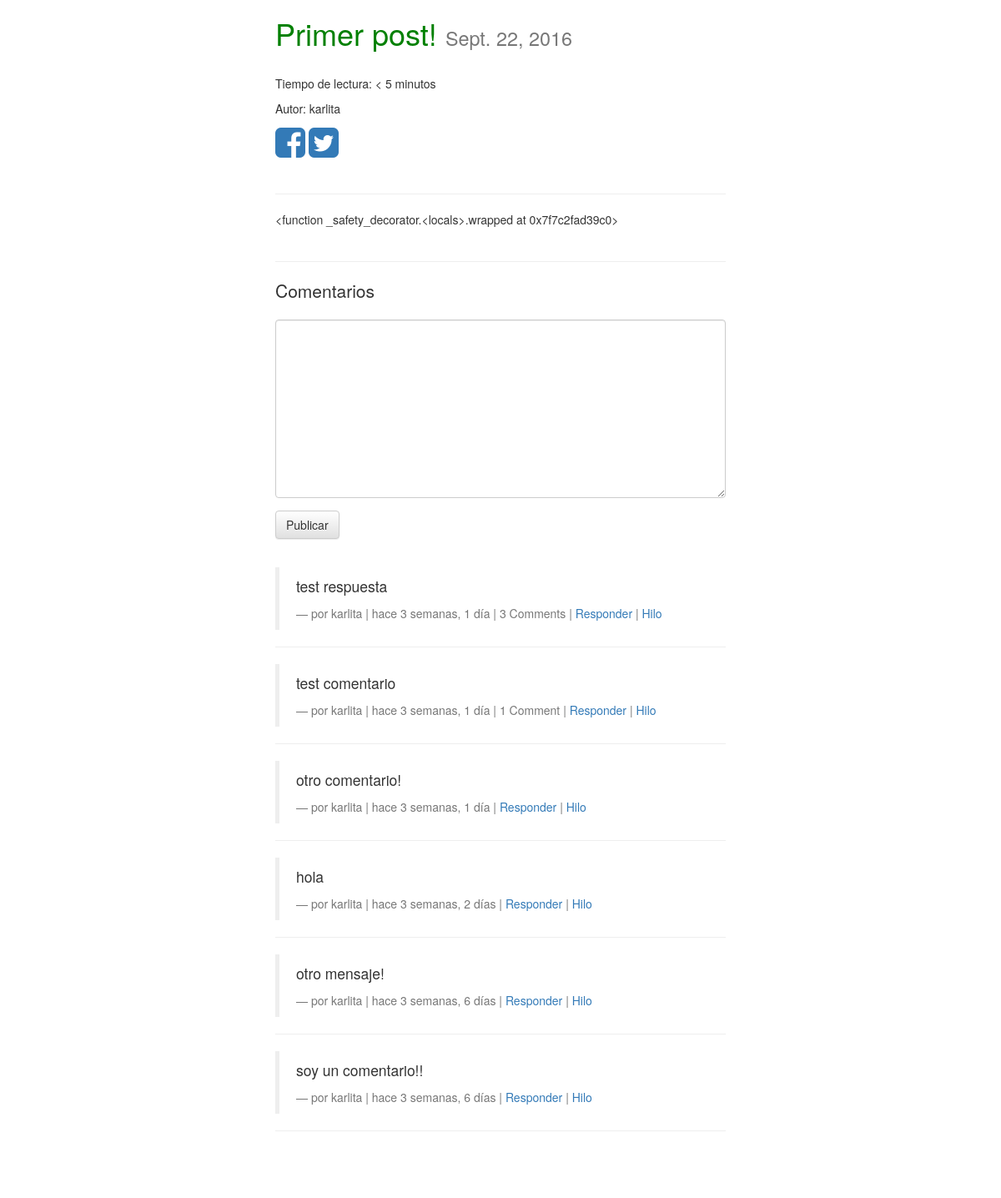
The app's page /posts/primer-post/, older data.
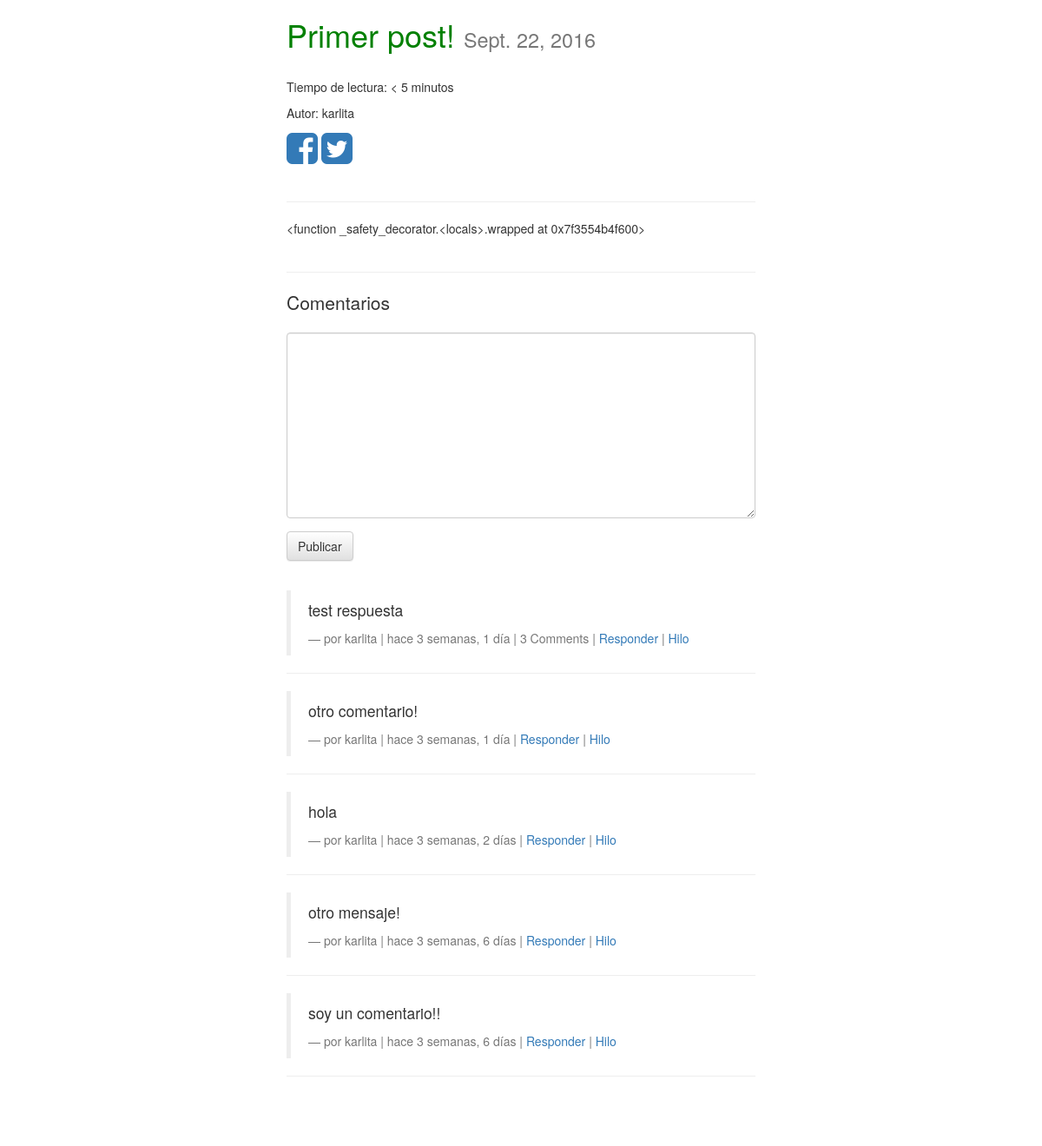
The same page, newer data.
### posts/models.py (models this page shows, shortened)
class Post(models.Model):
	user = models.ForeignKey(settings.AUTH_USER_MODEL, default=1)
	titulo = models.CharField(max_length=150)
	slug = models.SlugField(unique=True)
	imagen = models.ImageField(upload_to=upload_location,
			null=True,
			blank=True,
			height_field="height_field",
			width_field="width_field")
	height_field = models.IntegerField(default=0)
	width_field = models.IntegerField(default=0)
	contenido = models.TextField()
	draft = models.BooleanField(default=False)
	publish = models.DateField(auto_now=False, auto_now_add=False)
	read_time = models.IntegerField(default=0)
	timestamp = models.DateTimeField(auto_now_add=True, auto_now=False)
	actualizado = models.DateTimeField(auto_now_add=False, auto_now=True)
	objects = PostManager()
	class Meta:
		ordering = ["-timestamp", "-actualizado"]
	def get_markdown(self):
		contenido = self.contenido
		markdown_text = markdown(contenido)
		return mark_safe(markdown_text)
	@property
	def comments(self):
		instance = self
		qs = Comment.objects.filter_by_instance(instance)
		return qs
	@property
	def get_content_type(self):
		instance = self
		content_type = ContentType.objects.get_for_model(instance.__class__)
		return content_type

### comments/models.py (models this page shows, shortened)
class Comment(models.Model):
	user = models.ForeignKey(settings.AUTH_USER_MODEL, default=1)
	content_type = models.ForeignKey(ContentType, on_delete=models.CASCADE)
	object_id = models.PositiveIntegerField()
	content_object = GenericForeignKey('content_type', 'object_id')
	parent = models.ForeignKey("self", null=True, blank=True)
	content = models.TextField()
	timestamp = models.DateTimeField(auto_now_add=True)
	objects = CommentManager()
	class Meta:
		ordering = ["-timestamp"]
	def get_absolute_url(self):
		return reverse("comments:hilo", kwargs={"id": self.id})
	def children(self): #respuestas(reply)
		return Comment.objects.filter(parent=self)

### posts/views.py (the view, shortened to what this page needs)
# urls.py: url(r'^(?P<slug>[\w-]+)/$', views.post_detail, name='detail'),
def post_detail(request, slug=None):
	instance = get_object_or_404(Post, slug=slug)
	if instance.publish > timezone.now().date() or instance.draft:
		if not request.user.is_staff or not request.user.is_superuser:
			raise Http404
	share_string = quote_plus(instance.titulo)
	print(get_read_time(instance.get_markdown()))
	initial_data = {
		"content_type": instance.get_content_type,
		"object_id": instance.id,
	}
	form = CommentForm(request.POST or None, initial=initial_data)
	comments = instance.comments #Comment.objects.filter_by_instance(instance)
	context = {
		"titulo": instance.titulo,
		"instance": instance,
		"share_string": share_string,
		"comments": comments,
		"comment_form": form,
	}
	return render(request, "post_detail.html", context)

### comments/forms.py
class CommentForm(forms.Form):
	content_type	= forms.CharField(widget=forms.HiddenInput)
	object_id		= forms.IntegerField(widget=forms.HiddenInput)
	content 		= forms.CharField(label='', widget=forms.Textarea)

### comments/models.py (called while the page is built)
	def filter_by_instance(self, instance):
		content_type = ContentType.objects.get_for_model(instance.__class__)
		obj_id = instance.id
		qs = super(CommentManager, self).filter(content_type=content_type, object_id=obj_id).filter(parent=None)
		return qs

### posts/templatetags/urlify.py (called while the page is built)
@register.filter
def urlify(value):
	return quote_plus(value)

### posts/utils.py (called while the page is built)
def count_words(html_string):
	word_string = strip_tags(html_string)
	word_match = re.findall(r'\w+', word_string)
	count = len(word_match)
	return count

def get_read_time(html_string):
	count = count_words(html_string)
	read_time_min = math.ceil(count/200.0)
	return int(read_time_min)

### templates/post_detail.html (shortened to what this page needs)
{% extends "base.html" %}
{% load urlify %}
{% load crispy_forms_tags %}
{% block content %}
<div class='col-sm-6 col-sm-offset-3'>
<h1>{{ titulo }}  <small>{% if instance.draft %} <span style='color:red;'>DRAFT</span> {% endif %}
{{ instance.publish }}</small></h1><br>
	<p>Tiempo de lectura: {% if instance.read_time < 5 %}< 5 minutos {% else %}{{ instance.read_time }} minutos{% endif %}</p>
	{% if instance.user.get_full_name %}
	<p>Autor: {{ instance.user.get_full_name }}</p>
	{% else %}
	<p>Autor: {{ instance.user }}</p>
	{% endif %}
<a href="https://www.facebook.com/sharer/sharer.php?u={{ request.build_absolute_uri }}">
<i class="fa fa-facebook-square fa-3x" aria-hidden="true"></i></a>
<a href="https://twitter.com/home?status={{ instance.titulo|urlify }} {{ request.build_absolute_uri }}">
<i class="fa fa-twitter-square fa-3x" aria-hidden="true"></i></a>
<br/><br/><hr/>
<div class='row'>
<div class='col-sm-12'>
<div class='post-detail-art'>{{ instance.get_markdown }}</div>
<br/><hr/>
<div>
<p class='lead'>Comentarios</p>
<form method="POST" action='.'>{% csrf_token %}
	{{ comment_form|crispy }}
	<input type='submit' value='Publicar' class='btn btn-default' />
</form>
<br/>
{% for comment in comments %}
<blockquote>
	<p>{{ comment.content }}</p>
	<footer>por {{ comment.user }} | hace {{ comment.timestamp|timesince }} | {% if comment.children.count > 0 %}{{ comment.children.count }} Comment{% if comment.children.count > 1 %}s{% endif %} | {% endif %}<a class='comment-reply-btn' href='#'>Responder</a> | <a class='' href='{{ comment.get_absolute_url }}'>Hilo</a></footer>
</blockquote>
<hr/>
{% endfor %}
</div>
<br/>
<br><br>
</div>
</div>
{% endblock %}

### templates/base.html (shortened to what this page needs)
{% load staticfiles %}
<html>
<head>
<link rel="stylesheet" href="https://maxcdn.bootstrapcdn.com/bootstrap/3.3.7/css/bootstrap.min.css">
<link rel="stylesheet" href="https://maxcdn.bootstrapcdn.com/bootstrap/3.3.7/css/bootstrap-theme.min.css">
<link rel="stylesheet" href="https://maxcdn.bootstrapcdn.com/font-awesome/4.6.3/css/font-awesome.min.css">
<link rel='stylesheet' href='{% static "css/base.css" %}' />
</head>
<body>
<div class='container'>
{% block content %}{% endblock %}
</div>
</body>
</html>

### static/css/base.css (style rules this page uses)
h1 { color:green; }

Row changes from the older to the newer data that the page shows:
removed Comment: content "test comentario", user "karlita", timestamp "3 semanas, 1 día", children.count "1"
computed for Post "Primer post!": get_markdown "<function _safety_decorator.<locals>.wrapped at 0x7f7c2fad39c0>" → "<function _safety_decorator.<locals>.wrapped at 0x7f3554b4f600>"
